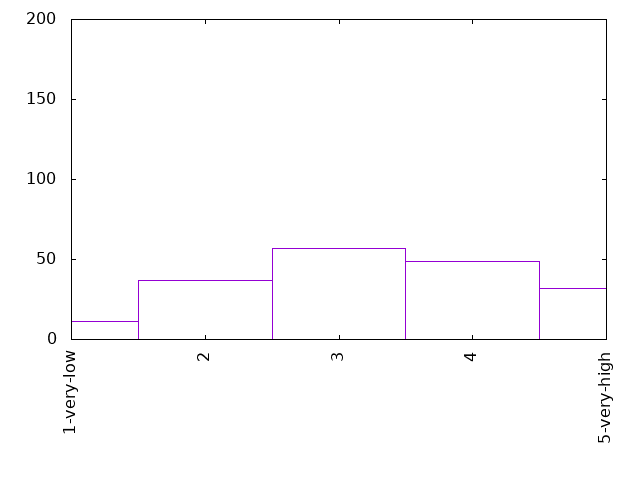

This chart was generated by the following gnuplot code:
set term png
set out "0-10goout.png"
set key off
set xtics rotate
set yrange[0:200]

plot '0-10goout.dat' using 1:xticlabel(2) with boxes
